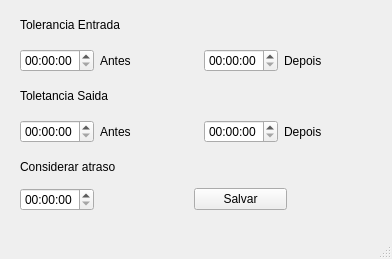
<?xml version="1.0" encoding="UTF-8"?>
<ui version="4.0">
 <class>Tolerancias_Window</class>
 <widget class="QMainWindow" name="Tolerancias_Window">
  <property name="geometry">
   <rect>
    <x>0</x>
    <y>0</y>
    <width>392</width>
    <height>259</height>
   </rect>
  </property>
  <property name="windowTitle">
   <string>Tolerancias</string>
  </property>
  <property name="locale">
   <locale language="Portuguese" country="Brazil"/>
  </property>
  <widget class="QWidget" name="centralwidget">
   <widget class="QWidget" name="">
    <property name="geometry">
     <rect>
      <x>20</x>
      <y>10</y>
      <width>361</width>
      <height>201</height>
     </rect>
    </property>
    <layout class="QVBoxLayout" name="verticalLayout">
     <item>
      <widget class="QLabel" name="label">
       <property name="text">
        <string>Tolerancia Entrada</string>
       </property>
      </widget>
     </item>
     <item>
      <layout class="QHBoxLayout" name="horizontalLayout">
       <item>
        <widget class="QTimeEdit" name="timeEdit_entrada_antes">
         <property name="sizePolicy">
          <sizepolicy hsizetype="Fixed" vsizetype="Fixed">
           <horstretch>0</horstretch>
           <verstretch>0</verstretch>
          </sizepolicy>
         </property>
         <property name="locale">
          <locale language="Portuguese" country="Brazil"/>
         </property>
        </widget>
       </item>
       <item>
        <widget class="QLabel" name="label_4">
         <property name="text">
          <string>Antes</string>
         </property>
        </widget>
       </item>
       <item>
        <widget class="QTimeEdit" name="timeEdit_entrada_depois">
         <property name="sizePolicy">
          <sizepolicy hsizetype="Fixed" vsizetype="Fixed">
           <horstretch>0</horstretch>
           <verstretch>0</verstretch>
          </sizepolicy>
         </property>
         <property name="locale">
          <locale language="Portuguese" country="Brazil"/>
         </property>
        </widget>
       </item>
       <item>
        <widget class="QLabel" name="label_5">
         <property name="text">
          <string>Depois</string>
         </property>
        </widget>
       </item>
      </layout>
     </item>
     <item>
      <widget class="QLabel" name="label_2">
       <property name="text">
        <string>Toletancia Saida</string>
       </property>
      </widget>
     </item>
     <item>
      <layout class="QHBoxLayout" name="horizontalLayout_2">
       <item>
        <widget class="QTimeEdit" name="timeEdit_saida_antes">
         <property name="sizePolicy">
          <sizepolicy hsizetype="Fixed" vsizetype="Fixed">
           <horstretch>0</horstretch>
           <verstretch>0</verstretch>
          </sizepolicy>
         </property>
         <property name="locale">
          <locale language="Portuguese" country="Brazil"/>
         </property>
        </widget>
       </item>
       <item>
        <widget class="QLabel" name="label_6">
         <property name="text">
          <string>Antes</string>
         </property>
        </widget>
       </item>
       <item>
        <widget class="QTimeEdit" name="timeEdit_saida_depois">
         <property name="sizePolicy">
          <sizepolicy hsizetype="Fixed" vsizetype="Fixed">
           <horstretch>0</horstretch>
           <verstretch>0</verstretch>
          </sizepolicy>
         </property>
         <property name="locale">
          <locale language="Portuguese" country="Brazil"/>
         </property>
        </widget>
       </item>
       <item>
        <widget class="QLabel" name="label_7">
         <property name="text">
          <string>Depois</string>
         </property>
        </widget>
       </item>
      </layout>
     </item>
     <item>
      <widget class="QLabel" name="label_3">
       <property name="text">
        <string>Considerar atraso</string>
       </property>
      </widget>
     </item>
     <item>
      <layout class="QHBoxLayout" name="horizontalLayout_3">
       <item>
        <widget class="QTimeEdit" name="timeEdit_atraso">
         <property name="sizePolicy">
          <sizepolicy hsizetype="Fixed" vsizetype="Fixed">
           <horstretch>0</horstretch>
           <verstretch>0</verstretch>
          </sizepolicy>
         </property>
         <property name="locale">
          <locale language="Portuguese" country="Brazil"/>
         </property>
        </widget>
       </item>
       <item>
        <spacer name="horizontalSpacer">
         <property name="orientation">
          <enum>Qt::Horizontal</enum>
         </property>
         <property name="sizeHint" stdset="0">
          <size>
           <width>40</width>
           <height>20</height>
          </size>
         </property>
        </spacer>
       </item>
       <item>
        <widget class="QPushButton" name="pushButton_salvar">
         <property name="sizePolicy">
          <sizepolicy hsizetype="Expanding" vsizetype="Fixed">
           <horstretch>0</horstretch>
           <verstretch>0</verstretch>
          </sizepolicy>
         </property>
         <property name="text">
          <string>Salvar</string>
         </property>
        </widget>
       </item>
       <item>
        <spacer name="horizontalSpacer_2">
         <property name="orientation">
          <enum>Qt::Horizontal</enum>
         </property>
         <property name="sizeHint" stdset="0">
          <size>
           <width>40</width>
           <height>20</height>
          </size>
         </property>
        </spacer>
       </item>
      </layout>
     </item>
    </layout>
   </widget>
  </widget>
  <widget class="QMenuBar" name="menubar">
   <property name="geometry">
    <rect>
     <x>0</x>
     <y>0</y>
     <width>392</width>
     <height>25</height>
    </rect>
   </property>
  </widget>
  <widget class="QStatusBar" name="statusbar"/>
 </widget>
 <resources/>
 <connections/>
</ui>
